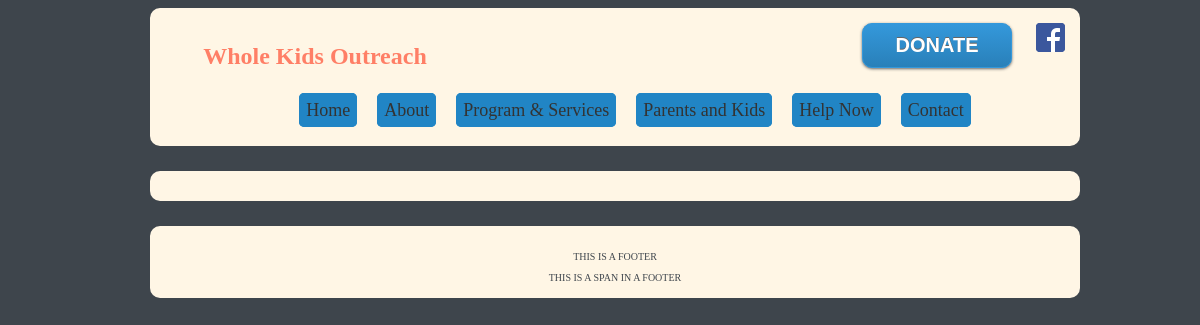
/wko.php?p=History, run on an earlier commit of the app's database.
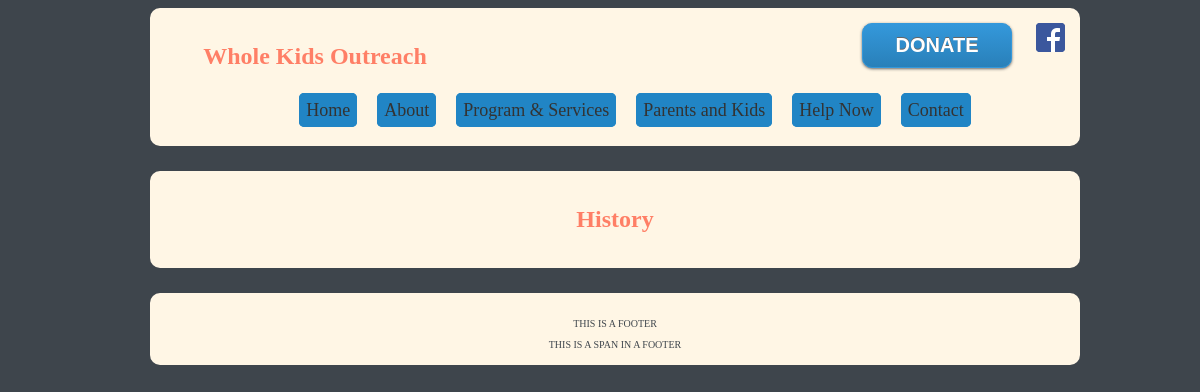
And on a later commit of the database.
### tables this page shows
CREATE TABLE IF NOT EXISTS `content` (
  `ID` int(11) NOT NULL DEFAULT '0',
  `Page` varchar(99) DEFAULT NULL,
  `Content` mediumtext NOT NULL,
  PRIMARY KEY (`ID`)
);

### wko.php (the view, shortened to what this page needs)
<!DOCTYPE html>
<?php
if(isset($_GET['p']))
{
	$page = $_GET['p'];
	$con = mysql_connect('localhost', 'root', '');
	$query = "SELECT * FROM `content` WHERE `Page` = '$page'";
	$result = mysql_query($query, $con);
	if(mysql_num_rows($result) > 0)
	{
		$pageInfo = mysql_fetch_array($result, MYSQL_ASSOC);
		$content = $pageInfo['Content'];
	}
}
?>
<html>
<head>
	<link rel="stylesheet" type="text/css" href="style.css">
</head>
<body>
	<div id="bodyContainer">
		<?php include 'menu.php';?>
		<div id="mainBody">
			<div class="mainCenter">
			<?=$content?>
			</div>
		</div>
		<?php include 'footer.php';?>
	</div>
</body>
</html>

### menu.php (shortened to what this page needs)
<div id="menu">
	<div id="menuLogo">
		<a href="./index.php"><h2>Whole Kids Outreach</h2></a>
	</div>
	<div id="menuRight">
		<form method="get" action="donate.php">
			<button id type="submit">DONATE</button>
		</form>
		<a href="https://www.facebook.com/wholekidsoutreach"><img src="./img/f-logo.png" alt ="facebook page"></a>
	</div>
	<div class="menuButtonContainer">
		<div class="menuButtons">
			<ul>
				<li><a href="index.php">Home</a></li>
				<li><a href="wko.php?p=History">About</a></li>
				<li><a href="wko.php?p=HomePrograms">Program & Services</a></li>
				<li><a href="wko.php?p=Parents">Parents and Kids</a></li>
				<li><a href="wko.php?p=Volunteer">Help Now</a></li>
				<li><a href="contact.php">Contact</a></li>
			</ul>
		</div>
	</div>
</div>

### footer.php
<div id="footer">
	<p>THIS IS A FOOTER</p>
	<span id="secret">THIS IS A SPAN IN A FOOTER</span>
</div>

### style.css (style rules this page uses)
html { font-family: Trebuchet MS; background-color: #3E454C; color: #3E454C; text-align: justify; }
h1,h2,h3,h4,h5,h6 { color: #FF7F66; }
a { color: #2185C5; text-decoration: none; }
#bodyContainer { width: 900px; height: 900px; margin: auto; }
#menu { width: 900px; border-style: solid; border-radius: 10px; border-width: 15px; border-color: #FFF6E5; background: #FFF6E5; float: left; }
#menuLogo { width: 300px; float: left; }
#menuRight { width: auto; float: right; }
#menuRight form { display: inline; }
#menuRight button { width:150px; margin-right: 20px; cursor:pointer; color: white; font-weight: bold; background: #3498db; border: 1px solid #3498db; border-radius: 10px; padding: 10px 10px 10px 10px; background-image: -webkit-linear-gradient(top, #3498db, #2980b9); background-image: -moz-linear-gradient(top, #3498db, #2980b9); background-image: -ms-linear-gradient(top, #3498db, #2980b9); background-image: -o-linear-gradient(top, #3498db, #2980b9); background-image: linear-gradient(to bottom, #3498db, #2980b9); text-shadow: 0px -1px 0px #666666; -webkit-box-shadow: 0px 1px 3px #666666; -moz-box-shadow: 0px 1px 3px #666666; box-shadow: 0px 1px 3px #666666; font-size: 20px; text-decoration: none; }
.menuButtonContainer { width: 900px; float: left; }
.menuButtons { width: 850px; margin: auto; }
.menuButtons ul { margin: auto; display: table; table-layout: fixed; overflow: hidden; }
.menuButtons li { list-style-type: none; float: left; margin: 10px; display: inline; }
.menuButtons a { border-style: solid; border-radius: 5px; border-width: 5px; border-color: #2185C5; padding: 2px; text-align: center; font-size: 18px; text-decoration: none; color: #333333; background-color: #2185C5; width: auto; }
#mainBody { width: 900px; margin-top: 25px; margin-bottom: 25px; border-style: solid; border-radius: 10px; border-width: 15px; border-color: #FFF6E5; background-color: #FFF6E5; float: left; }
.mainCenter { width: 600px; margin: auto; }
.mainLeft h1,h2,h3,h4,h5,h6 { text-align: center; }
.mainRight h1,h2,h3,h4,h5,h6 { text-align: center; }
#footer { text-align: center; width: 900px; border-style: solid; border-radius: 10px; border-width: 15px; border-color: #FFF6E5; background: #FFF6E5; font-size: 10px; float: left; }

What changed in the data, as far as the page shows it:
added content: Content "History"
